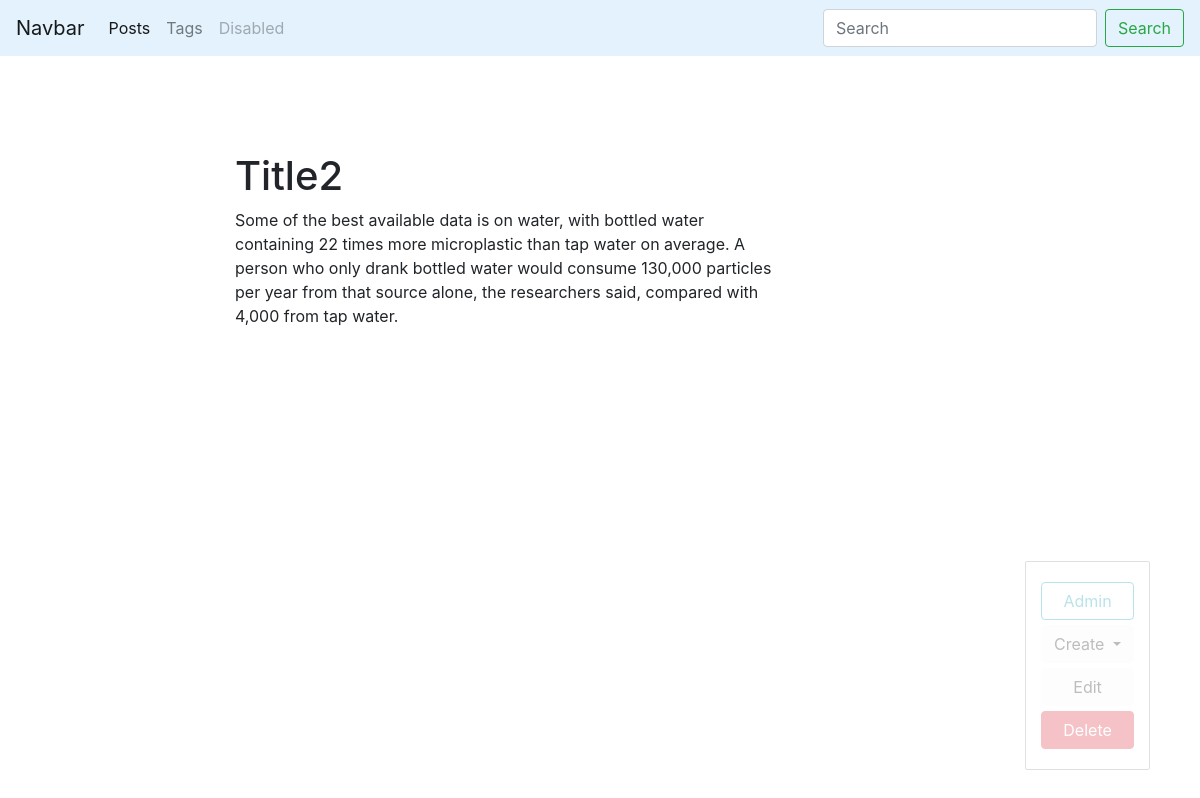
The page /blog/post/sluggish1/ on the database its author committed.
### blog/models.py (models this page shows, shortened)
class Post(models.Model):
    title = models.CharField(max_length=150, db_index=True)
    slug = models.SlugField(max_length=150, blank=True, unique=True) #human readable url
    body = models.TextField(blank=True, db_index=True)
    tags = models.ManyToManyField('Tag', blank=True, related_name='posts')
    date_pub = models.DateTimeField(auto_now_add=True)
    def get_update_url(self):
        return reverse('post_update_url', kwargs={'slug': self.slug})
    def get_delete_url(self):
        return reverse('post_delete_url', kwargs={'slug': self.slug})

### blog/views.py (the view)
# urls.py: path('post/<str:slug>/', PostDetail.as_view(), name='post_detail_url'),
class PostDetail(ObjectDetailMixin, View):
    model = Post
    template = 'blog/post_detail.html'

### blog/utils.py (called while the page is built)
    def get(self, request, slug): #for GET HTTP method
        obj = get_object_or_404(self.model, slug__iexact=slug) #to get 404 page if post is not found
        return render(request,
                    self.template,
                    context={self.model.__name__.lower(): obj,
                            'admin_object': obj,
                            'detail': True
                            }
                    )

### blog/templates/blog/post_detail.html (shortened to what this page needs)
{% extends 'blog/base_blog.html' %}
{% block content %}
    <h1 class="mt-5">
      {{ post.title }}
    </h1>
    <p>
      {{ post.body }}
    </p>
{% endblock %}

### rows shown on the page
Post: title "Title2", body "Some of the best available data is on water, with bottled water containing 22 times more microplastic than tap water on average. A person who only drank bottled water would consume 130,000 particles per year from that source alone, the researchers said, compared with 4,000 from tap water."
